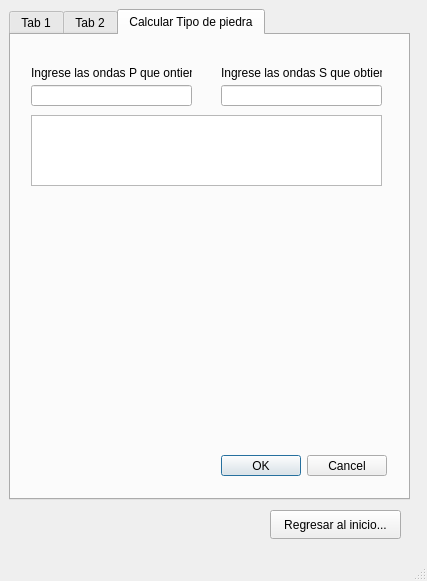
<?xml version="1.0" encoding="UTF-8"?>
<ui version="4.0">
 <class>MainCalculosWindow</class>
 <widget class="QMainWindow" name="MainCalculosWindow">
  <property name="geometry">
   <rect>
    <x>0</x>
    <y>0</y>
    <width>427</width>
    <height>581</height>
   </rect>
  </property>
  <property name="windowTitle">
   <string>MainWindow</string>
  </property>
  <widget class="QWidget" name="centralwidget">
   <widget class="QTabWidget" name="tabWidget">
    <property name="geometry">
     <rect>
      <x>9</x>
      <y>9</y>
      <width>401</width>
      <height>491</height>
     </rect>
    </property>
    <property name="currentIndex">
     <number>2</number>
    </property>
    <widget class="QWidget" name="tab">
     <attribute name="title">
      <string>Tab 1</string>
     </attribute>
     <widget class="QLineEdit" name="lineEdit">
      <property name="geometry">
       <rect>
        <x>110</x>
        <y>170</y>
        <width>171</width>
        <height>20</height>
       </rect>
      </property>
     </widget>
     <widget class="QLabel" name="label_10">
      <property name="geometry">
       <rect>
        <x>20</x>
        <y>320</y>
        <width>121</width>
        <height>16</height>
       </rect>
      </property>
      <property name="text">
       <string>Volumen de asiento</string>
      </property>
     </widget>
     <widget class="QWidget" name="layoutWidget">
      <property name="geometry">
       <rect>
        <x>20</x>
        <y>220</y>
        <width>351</width>
        <height>66</height>
       </rect>
      </property>
      <layout class="QFormLayout" name="formLayout_2">
       <item row="0" column="0">
        <widget class="QLabel" name="label_9">
         <property name="text">
          <string>D:</string>
         </property>
        </widget>
       </item>
       <item row="0" column="1">
        <widget class="QLineEdit" name="lineEdit_6"/>
       </item>
       <item row="1" column="1">
        <widget class="QLineEdit" name="lineEdit_5"/>
       </item>
       <item row="1" column="0">
        <widget class="QLabel" name="label_8">
         <property name="text">
          <string>Vi:</string>
         </property>
        </widget>
       </item>
      </layout>
     </widget>
     <widget class="QLabel" name="label">
      <property name="geometry">
       <rect>
        <x>10</x>
        <y>10</y>
        <width>251</width>
        <height>16</height>
       </rect>
      </property>
      <property name="text">
       <string>Cubeta transversal: movimientos verticales</string>
      </property>
     </widget>
     <widget class="QPushButton" name="pushButton_2">
      <property name="geometry">
       <rect>
        <x>20</x>
        <y>170</y>
        <width>75</width>
        <height>23</height>
       </rect>
      </property>
      <property name="text">
       <string>Calcular Vs</string>
      </property>
     </widget>
     <widget class="QLineEdit" name="lineEdit_7">
      <property name="geometry">
       <rect>
        <x>110</x>
        <y>290</y>
        <width>171</width>
        <height>20</height>
       </rect>
      </property>
     </widget>
     <widget class="QWidget" name="layoutWidget_2">
      <property name="geometry">
       <rect>
        <x>20</x>
        <y>340</y>
        <width>351</width>
        <height>66</height>
       </rect>
      </property>
      <layout class="QFormLayout" name="formLayout_3">
       <item row="0" column="0">
        <widget class="QLabel" name="label_11">
         <property name="text">
          <string>Smáx</string>
         </property>
        </widget>
       </item>
       <item row="0" column="1">
        <widget class="QLineEdit" name="lineEdit_8"/>
       </item>
       <item row="1" column="0">
        <widget class="QLabel" name="label_12">
         <property name="text">
          <string>i:</string>
         </property>
        </widget>
       </item>
       <item row="1" column="1">
        <widget class="QLineEdit" name="lineEdit_9"/>
       </item>
      </layout>
     </widget>
     <widget class="QLabel" name="label_2">
      <property name="geometry">
       <rect>
        <x>20</x>
        <y>40</y>
        <width>161</width>
        <height>16</height>
       </rect>
      </property>
      <property name="text">
       <string>Calculo del asiento vertical</string>
      </property>
     </widget>
     <widget class="QWidget" name="layoutWidget_3">
      <property name="geometry">
       <rect>
        <x>20</x>
        <y>60</y>
        <width>351</width>
        <height>101</height>
       </rect>
      </property>
      <layout class="QFormLayout" name="formLayout">
       <item row="0" column="0">
        <widget class="QLabel" name="label_3">
         <property name="text">
          <string>Smáx:</string>
         </property>
        </widget>
       </item>
       <item row="0" column="1">
        <widget class="QLineEdit" name="lineEdit_2"/>
       </item>
       <item row="1" column="0">
        <widget class="QLabel" name="label_4">
         <property name="text">
          <string>x:</string>
         </property>
        </widget>
       </item>
       <item row="1" column="1">
        <widget class="QLineEdit" name="lineEdit_3"/>
       </item>
       <item row="2" column="0">
        <widget class="QLabel" name="label_5">
         <property name="text">
          <string>i:</string>
         </property>
        </widget>
       </item>
       <item row="2" column="1">
        <widget class="QLineEdit" name="lineEdit_4"/>
       </item>
      </layout>
     </widget>
     <widget class="QLabel" name="label_6">
      <property name="geometry">
       <rect>
        <x>20</x>
        <y>200</y>
        <width>131</width>
        <height>16</height>
       </rect>
      </property>
      <property name="text">
       <string>Perdida de volumen</string>
      </property>
     </widget>
     <widget class="QPushButton" name="pushButton_3">
      <property name="geometry">
       <rect>
        <x>20</x>
        <y>290</y>
        <width>75</width>
        <height>23</height>
       </rect>
      </property>
      <property name="text">
       <string>Calcular Vs</string>
      </property>
     </widget>
     <widget class="QPushButton" name="pushButton_4">
      <property name="geometry">
       <rect>
        <x>20</x>
        <y>420</y>
        <width>75</width>
        <height>23</height>
       </rect>
      </property>
      <property name="text">
       <string>Calcular Vs</string>
      </property>
     </widget>
     <widget class="QLineEdit" name="lineEdit_10">
      <property name="geometry">
       <rect>
        <x>110</x>
        <y>420</y>
        <width>171</width>
        <height>20</height>
       </rect>
      </property>
     </widget>
    </widget>
    <widget class="QWidget" name="tab_2">
     <attribute name="title">
      <string>Tab 2</string>
     </attribute>
     <widget class="QComboBox" name="comboBox">
      <property name="geometry">
       <rect>
        <x>10</x>
        <y>10</y>
        <width>371</width>
        <height>22</height>
       </rect>
      </property>
      <item>
       <property name="text">
        <string>Elija una opción....</string>
       </property>
      </item>
      <item>
       <property name="text">
        <string>MATERIAL GRANULAR</string>
       </property>
      </item>
      <item>
       <property name="text">
        <string>BLANDO, SUELO SUELTO Y ARENOSO</string>
       </property>
      </item>
      <item>
       <property name="text">
        <string>SUELO RELATIVAMENTE DENSO</string>
       </property>
      </item>
      <item>
       <property name="text">
        <string>SUELO DENSO</string>
       </property>
      </item>
      <item>
       <property name="text">
        <string>SUELO MUY DENSO</string>
       </property>
      </item>
      <item>
       <property name="text">
        <string>ROCA SEMISOLIDA DE BAJA RESISTENCIA, ROCAS CON BASTANTES GRIETAS</string>
       </property>
      </item>
      <item>
       <property name="text">
        <string>ROCA SEMISOLIDA RELATIVAMENTE DURA, ROCA CON GRIETAS</string>
       </property>
      </item>
      <item>
       <property name="text">
        <string>ROCA SEMISOLIDA DURA, SUELOS HELADOS DUROS, ROCAS CON ALGUNAS GRIETAS.</string>
       </property>
      </item>
      <item>
       <property name="text">
        <string>ROCAS CON POCAS GRITAS</string>
       </property>
      </item>
      <item>
       <property name="text">
        <string>ROCA MONOLITICA</string>
       </property>
      </item>
     </widget>
     <widget class="QLabel" name="label_7">
      <property name="geometry">
       <rect>
        <x>10</x>
        <y>50</y>
        <width>231</width>
        <height>16</height>
       </rect>
      </property>
      <property name="text">
       <string>RESISTENCIA ESPECIFICA A LA EXCAVACION</string>
      </property>
     </widget>
     <widget class="QDoubleSpinBox" name="doubleSpinBox">
      <property name="geometry">
       <rect>
        <x>80</x>
        <y>80</y>
        <width>62</width>
        <height>22</height>
       </rect>
      </property>
      <property name="minimum">
       <double>100.000000000000000</double>
      </property>
      <property name="maximum">
       <double>2600.000000000000000</double>
      </property>
     </widget>
     <widget class="QDoubleSpinBox" name="doubleSpinBox_2">
      <property name="geometry">
       <rect>
        <x>80</x>
        <y>110</y>
        <width>62</width>
        <height>22</height>
       </rect>
      </property>
      <property name="minimum">
       <double>4.000000000000000</double>
      </property>
      <property name="maximum">
       <double>200.000000000000000</double>
      </property>
     </widget>
     <widget class="QDoubleSpinBox" name="doubleSpinBox_3">
      <property name="geometry">
       <rect>
        <x>80</x>
        <y>140</y>
        <width>62</width>
        <height>22</height>
       </rect>
      </property>
      <property name="minimum">
       <double>300.000000000000000</double>
      </property>
      <property name="maximum">
       <double>8000.000000000000000</double>
      </property>
     </widget>
     <widget class="QLabel" name="label_13">
      <property name="geometry">
       <rect>
        <x>10</x>
        <y>80</y>
        <width>61</width>
        <height>16</height>
       </rect>
      </property>
      <property name="text">
       <string>KL (N/cm)</string>
      </property>
     </widget>
     <widget class="QLabel" name="label_14">
      <property name="geometry">
       <rect>
        <x>10</x>
        <y>110</y>
        <width>61</width>
        <height>16</height>
       </rect>
      </property>
      <property name="text">
       <string>KL (N/cm^2)</string>
      </property>
     </widget>
     <widget class="QLabel" name="label_15">
      <property name="geometry">
       <rect>
        <x>10</x>
        <y>140</y>
        <width>61</width>
        <height>16</height>
       </rect>
      </property>
      <property name="text">
       <string>(N/cm^2)</string>
      </property>
     </widget>
    </widget>
    <widget class="QWidget" name="tab_3">
     <attribute name="title">
      <string>Calcular Tipo de piedra</string>
     </attribute>
     <widget class="QLineEdit" name="ondasPLE">
      <property name="geometry">
       <rect>
        <x>20</x>
        <y>50</y>
        <width>161</width>
        <height>21</height>
       </rect>
      </property>
     </widget>
     <widget class="QLineEdit" name="ondasSLE">
      <property name="geometry">
       <rect>
        <x>210</x>
        <y>50</y>
        <width>161</width>
        <height>21</height>
       </rect>
      </property>
     </widget>
     <widget class="QLabel" name="ondasPL">
      <property name="geometry">
       <rect>
        <x>20</x>
        <y>30</y>
        <width>161</width>
        <height>16</height>
       </rect>
      </property>
      <property name="text">
       <string>Ingrese las ondas P que ontiene</string>
      </property>
     </widget>
     <widget class="QLabel" name="ondasSL">
      <property name="geometry">
       <rect>
        <x>210</x>
        <y>30</y>
        <width>161</width>
        <height>16</height>
       </rect>
      </property>
      <property name="text">
       <string>Ingrese las ondas S que obtiene</string>
      </property>
     </widget>
     <widget class="QTextEdit" name="tipoPiedraTE">
      <property name="geometry">
       <rect>
        <x>20</x>
        <y>80</y>
        <width>351</width>
        <height>71</height>
       </rect>
      </property>
     </widget>
     <widget class="QDialogButtonBox" name="piedraBB">
      <property name="geometry">
       <rect>
        <x>210</x>
        <y>420</y>
        <width>166</width>
        <height>21</height>
       </rect>
      </property>
      <property name="standardButtons">
       <set>QDialogButtonBox::Cancel|QDialogButtonBox::Ok</set>
      </property>
     </widget>
     <widget class="QLabel" name="imagenPiedraL">
      <property name="geometry">
       <rect>
        <x>20</x>
        <y>160</y>
        <width>351</width>
        <height>251</height>
       </rect>
      </property>
      <property name="text">
       <string/>
      </property>
      <property name="pixmap">
       <pixmap>../../../../Desktop/ciclo-de-las-rocas-11-638.jpg</pixmap>
      </property>
     </widget>
    </widget>
   </widget>
   <widget class="QPushButton" name="pushButton">
    <property name="geometry">
     <rect>
      <x>270</x>
      <y>510</y>
      <width>131</width>
      <height>29</height>
     </rect>
    </property>
    <property name="text">
     <string>Regresar al inicio...</string>
    </property>
   </widget>
  </widget>
  <widget class="QMenuBar" name="menubar">
   <property name="geometry">
    <rect>
     <x>0</x>
     <y>0</y>
     <width>427</width>
     <height>20</height>
    </rect>
   </property>
  </widget>
  <widget class="QStatusBar" name="statusbar"/>
 </widget>
 <resources/>
 <connections/>
</ui>
